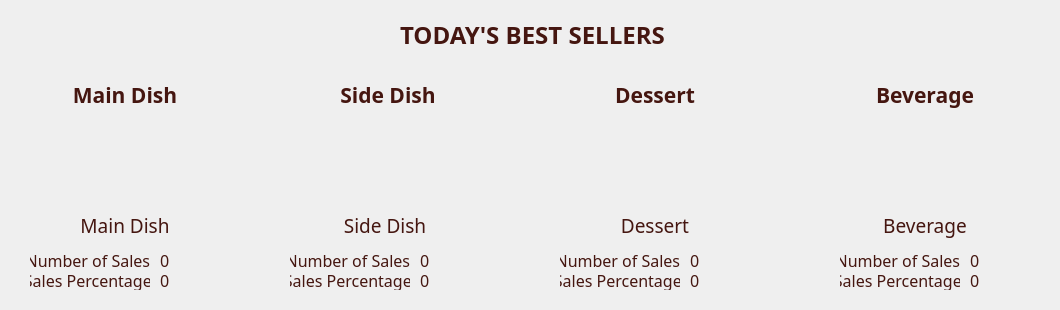
       <widget class="QWidget" name="bestSellerArea" native="true">
        <property name="geometry">
         <rect>
          <x>20</x>
          <y>430</y>
          <width>1060</width>
          <height>310</height>
         </rect>
        </property>
        <widget class="QLabel" name="label_7">
         <property name="geometry">
          <rect>
           <x>400</x>
           <y>20</y>
           <width>270</width>
           <height>30</height>
          </rect>
         </property>
         <property name="font">
          <font>
           <family>Corbel</family>
           <pointsize>18</pointsize>
           <weight>75</weight>
           <bold>true</bold>
          </font>
         </property>
         <property name="styleSheet">
          <string notr="true">color: rgb(69, 22, 16);</string>
         </property>
         <property name="text">
          <string>TODAY'S BEST SELLERS</string>
         </property>
        </widget>
        <widget class="QLabel" name="label_8">
         <property name="geometry">
          <rect>
           <x>50</x>
           <y>80</y>
           <width>150</width>
           <height>30</height>
          </rect>
         </property>
         <property name="font">
          <font>
           <family>Corbel</family>
           <pointsize>16</pointsize>
           <weight>75</weight>
           <bold>true</bold>
          </font>
         </property>
         <property name="styleSheet">
          <string notr="true">color: rgb(69, 22, 16);</string>
         </property>
         <property name="text">
          <string>Main Dish</string>
         </property>
         <property name="alignment">
          <set>Qt::AlignCenter</set>
         </property>
        </widget>
        <widget class="QLabel" name="label_9">
         <property name="geometry">
          <rect>
           <x>313</x>
           <y>80</y>
           <width>150</width>
           <height>30</height>
          </rect>
         </property>
         <property name="font">
          <font>
           <family>Corbel</family>
           <pointsize>16</pointsize>
           <weight>75</weight>
           <bold>true</bold>
          </font>
         </property>
         <property name="styleSheet">
          <string notr="true">color: rgb(69, 22, 16);</string>
         </property>
         <property name="text">
          <string>Side Dish</string>
         </property>
         <property name="alignment">
          <set>Qt::AlignCenter</set>
         </property>
        </widget>
        <widget class="QLabel" name="label_10">
         <property name="geometry">
          <rect>
           <x>580</x>
           <y>80</y>
           <width>150</width>
           <height>30</height>
          </rect>
         </property>
         <property name="font">
          <font>
           <family>Corbel</family>
           <pointsize>16</pointsize>
           <weight>75</weight>
           <bold>true</bold>
          </font>
         </property>
         <property name="styleSheet">
          <string notr="true">color: rgb(69, 22, 16);</string>
         </property>
         <property name="text">
          <string>Dessert</string>
         </property>
         <property name="alignment">
          <set>Qt::AlignCenter</set>
         </property>
        </widget>
        <widget class="QLabel" name="label_11">
         <property name="geometry">
          <rect>
           <x>850</x>
           <y>80</y>
           <width>150</width>
           <height>30</height>
          </rect>
         </property>
         <property name="font">
          <font>
           <family>Corbel</family>
           <pointsize>16</pointsize>
           <weight>75</weight>
           <bold>true</bold>
          </font>
         </property>
         <property name="styleSheet">
          <string notr="true">color: rgb(69, 22, 16);</string>
         </property>
         <property name="text">
          <string>Beverage</string>
         </property>
         <property name="alignment">
          <set>Qt::AlignCenter</set>
         </property>
        </widget>
        <widget class="QLabel" name="pic_main">
         <property name="geometry">
          <rect>
           <x>50</x>
           <y>110</y>
           <width>150</width>
           <height>110</height>
          </rect>
         </property>
         <property name="text">
          <string/>
         </property>
         <property name="pixmap">
          <pixmap>food_pics/crissy baked chicken.png</pixmap>
         </property>
         <property name="alignment">
          <set>Qt::AlignCenter</set>
         </property>
        </widget>
        <widget class="QLabel" name="pic_side">
         <property name="geometry">
          <rect>
           <x>300</x>
           <y>110</y>
           <width>150</width>
           <height>110</height>
          </rect>
         </property>
         <property name="text">
          <string/>
         </property>
         <property name="pixmap">
          <pixmap>food_pics/Chipotle Mashed Potatoes.png</pixmap>
         </property>
         <property name="alignment">
          <set>Qt::AlignCenter</set>
         </property>
        </widget>
        <widget class="QLabel" name="pic_des">
         <property name="geometry">
          <rect>
           <x>580</x>
           <y>110</y>
           <width>150</width>
           <height>110</height>
          </rect>
         </property>
         <property name="text">
          <string/>
         </property>
         <property name="pixmap">
          <pixmap>food_pics/milkshake.png</pixmap>
         </property>
         <property name="alignment">
          <set>Qt::AlignCenter</set>
         </property>
        </widget>
        <widget class="QLabel" name="pic_bev">
         <property name="geometry">
          <rect>
           <x>850</x>
           <y>110</y>
           <width>150</width>
           <height>110</height>
          </rect>
         </property>
         <property name="text">
          <string/>
         </property>
         <property name="pixmap">
          <pixmap>food_pics/orange juice.png</pixmap>
         </property>
         <property name="alignment">
          <set>Qt::AlignCenter</set>
         </property>
        </widget>
        <widget class="QLabel" name="lblMain">
         <property name="geometry">
          <rect>
           <x>20</x>
           <y>210</y>
           <width>210</width>
           <height>30</height>
          </rect>
         </property>
         <property name="font">
          <font>
           <family>Corbel</family>
           <pointsize>14</pointsize>
           <weight>50</weight>
           <bold>false</bold>
          </font>
         </property>
         <property name="styleSheet">
          <string notr="true">color: rgb(69, 22, 16);</string>
         </property>
         <property name="text">
          <string>Main Dish</string>
         </property>
         <property name="alignment">
          <set>Qt::AlignCenter</set>
         </property>
        </widget>
        <widget class="QLabel" name="lblSide">
         <property name="geometry">
          <rect>
           <x>280</x>
           <y>210</y>
           <width>210</width>
           <height>30</height>
          </rect>
         </property>
         <property name="font">
          <font>
           <family>Corbel</family>
           <pointsize>14</pointsize>
           <weight>50</weight>
           <bold>false</bold>
          </font>
         </property>
         <property name="styleSheet">
          <string notr="true">color: rgb(69, 22, 16);</string>
         </property>
         <property name="text">
          <string>Side Dish</string>
         </property>
         <property name="alignment">
          <set>Qt::AlignCenter</set>
         </property>
        </widget>
        <widget class="QLabel" name="lblDessert">
         <property name="geometry">
          <rect>
           <x>550</x>
           <y>210</y>
           <width>210</width>
           <height>30</height>
          </rect>
         </property>
         <property name="font">
          <font>
           <family>Corbel</family>
           <pointsize>14</pointsize>
           <weight>50</weight>
           <bold>false</bold>
          </font>
         </property>
         <property name="styleSheet">
          <string notr="true">color: rgb(69, 22, 16);</string>
         </property>
         <property name="text">
          <string>Dessert</string>
         </property>
         <property name="alignment">
          <set>Qt::AlignCenter</set>
         </property>
        </widget>
        <widget class="QLabel" name="lblBeverage">
         <property name="geometry">
          <rect>
           <x>820</x>
           <y>210</y>
           <width>210</width>
           <height>30</height>
          </rect>
         </property>
         <property name="font">
          <font>
           <family>Corbel</family>
           <pointsize>14</pointsize>
           <weight>50</weight>
           <bold>false</bold>
          </font>
         </property>
         <property name="styleSheet">
          <string notr="true">color: rgb(69, 22, 16);</string>
         </property>
         <property name="text">
          <string>Beverage</string>
         </property>
         <property name="alignment">
          <set>Qt::AlignCenter</set>
         </property>
        </widget>
        <widget class="QLabel" name="lblMain_2">
         <property name="geometry">
          <rect>
           <x>30</x>
           <y>250</y>
           <width>120</width>
           <height>20</height>
          </rect>
         </property>
         <property name="font">
          <font>
           <family>Corbel</family>
           <pointsize>12</pointsize>
           <weight>50</weight>
           <bold>false</bold>
          </font>
         </property>
         <property name="styleSheet">
          <string notr="true">color: rgb(69, 22, 16);</string>
         </property>
         <property name="text">
          <string>Number of Sales:</string>
         </property>
         <property name="alignment">
          <set>Qt::AlignCenter</set>
         </property>
        </widget>
        <widget class="QLabel" name="lblMain_3">
         <property name="geometry">
          <rect>
           <x>30</x>
           <y>270</y>
           <width>120</width>
           <height>20</height>
          </rect>
         </property>
         <property name="font">
          <font>
           <family>Corbel</family>
           <pointsize>12</pointsize>
           <weight>50</weight>
           <bold>false</bold>
          </font>
         </property>
         <property name="styleSheet">
          <string notr="true">color: rgb(69, 22, 16);</string>
         </property>
         <property name="text">
          <string>Sales Percentage:</string>
         </property>
         <property name="alignment">
          <set>Qt::AlignCenter</set>
         </property>
        </widget>
        <widget class="QLabel" name="lblMain_4">
         <property name="geometry">
          <rect>
           <x>290</x>
           <y>250</y>
           <width>120</width>
           <height>20</height>
          </rect>
         </property>
         <property name="font">
          <font>
           <family>Corbel</family>
           <pointsize>12</pointsize>
           <weight>50</weight>
           <bold>false</bold>
          </font>
         </property>
         <property name="styleSheet">
          <string notr="true">color: rgb(69, 22, 16);</string>
         </property>
         <property name="text">
          <string>Number of Sales:</string>
         </property>
         <property name="alignment">
          <set>Qt::AlignCenter</set>
         </property>
        </widget>
        <widget class="QLabel" name="lblMain_5">
         <property name="geometry">
          <rect>
           <x>290</x>
           <y>270</y>
           <width>120</width>
           <height>20</height>
          </rect>
         </property>
         <property name="font">
          <font>
           <family>Corbel</family>
           <pointsize>12</pointsize>
           <weight>50</weight>
           <bold>false</bold>
          </font>
         </property>
         <property name="styleSheet">
          <string notr="true">color: rgb(69, 22, 16);</string>
         </property>
         <property name="text">
          <string>Sales Percentage:</string>
         </property>
         <property name="alignment">
          <set>Qt::AlignCenter</set>
         </property>
        </widget>
        <widget class="QLabel" name="lblMain_6">
         <property name="geometry">
          <rect>
           <x>560</x>
           <y>250</y>
           <width>120</width>
           <height>20</height>
          </rect>
         </property>
         <property name="font">
          <font>
           <family>Corbel</family>
           <pointsize>12</pointsize>
           <weight>50</weight>
           <bold>false</bold>
          </font>
         </property>
         <property name="styleSheet">
          <string notr="true">color: rgb(69, 22, 16);</string>
         </property>
         <property name="text">
          <string>Number of Sales:</string>
         </property>
         <property name="alignment">
          <set>Qt::AlignCenter</set>
         </property>
        </widget>
        <widget class="QLabel" name="lblMain_7">
         <property name="geometry">
          <rect>
           <x>560</x>
           <y>270</y>
           <width>120</width>
           <height>20</height>
          </rect>
         </property>
         <property name="font">
          <font>
           <family>Corbel</family>
           <pointsize>12</pointsize>
           <weight>50</weight>
           <bold>false</bold>
          </font>
         </property>
         <property name="styleSheet">
          <string notr="true">color: rgb(69, 22, 16);</string>
         </property>
         <property name="text">
          <string>Sales Percentage:</string>
         </property>
         <property name="alignment">
          <set>Qt::AlignCenter</set>
         </property>
        </widget>
        <widget class="QLabel" name="lblMain_8">
         <property name="geometry">
          <rect>
           <x>840</x>
           <y>250</y>
           <width>120</width>
           <height>20</height>
          </rect>
         </property>
         <property name="font">
          <font>
           <family>Corbel</family>
           <pointsize>12</pointsize>
           <weight>50</weight>
           <bold>false</bold>
          </font>
         </property>
         <property name="styleSheet">
          <string notr="true">color: rgb(69, 22, 16);</string>
         </property>
         <property name="text">
          <string>Number of Sales:</string>
         </property>
         <property name="alignment">
          <set>Qt::AlignCenter</set>
         </property>
        </widget>
        <widget class="QLabel" name="lblMain_9">
         <property name="geometry">
          <rect>
           <x>840</x>
           <y>270</y>
           <width>120</width>
           <height>20</height>
          </rect>
         </property>
         <property name="font">
          <font>
           <family>Corbel</family>
           <pointsize>12</pointsize>
           <weight>50</weight>
           <bold>false</bold>
          </font>
         </property>
         <property name="styleSheet">
          <string notr="true">color: rgb(69, 22, 16);</string>
         </property>
         <property name="text">
          <string>Sales Percentage:</string>
         </property>
         <property name="alignment">
          <set>Qt::AlignCenter</set>
         </property>
        </widget>
        <widget class="QLabel" name="main_qtty">
         <property name="geometry">
          <rect>
           <x>160</x>
           <y>250</y>
           <width>40</width>
           <height>20</height>
          </rect>
         </property>
         <property name="font">
          <font>
           <family>Corbel</family>
           <pointsize>12</pointsize>
           <weight>50</weight>
           <bold>false</bold>
          </font>
         </property>
         <property name="styleSheet">
          <string notr="true">color: rgb(69, 22, 16);</string>
         </property>
         <property name="text">
          <string>0</string>
         </property>
         <property name="alignment">
          <set>Qt::AlignLeading|Qt::AlignLeft|Qt::AlignVCenter</set>
         </property>
        </widget>
        <widget class="QLabel" name="main_sp">
         <property name="geometry">
          <rect>
           <x>160</x>
           <y>270</y>
           <width>70</width>
           <height>20</height>
          </rect>
         </property>
         <property name="font">
          <font>
           <family>Corbel</family>
           <pointsize>12</pointsize>
           <weight>50</weight>
           <bold>false</bold>
          </font>
         </property>
         <property name="styleSheet">
          <string notr="true">color: rgb(69, 22, 16);</string>
         </property>
         <property name="text">
          <string>0</string>
         </property>
         <property name="alignment">
          <set>Qt::AlignLeading|Qt::AlignLeft|Qt::AlignVCenter</set>
         </property>
        </widget>
        <widget class="QLabel" name="main_sp_2">
         <property name="geometry">
          <rect>
           <x>420</x>
           <y>270</y>
           <width>70</width>
           <height>20</height>
          </rect>
         </property>
         <property name="font">
          <font>
           <family>Corbel</family>
           <pointsize>12</pointsize>
           <weight>50</weight>
           <bold>false</bold>
          </font>
         </property>
         <property name="styleSheet">
          <string notr="true">color: rgb(69, 22, 16);</string>
         </property>
         <property name="text">
          <string>0</string>
         </property>
         <property name="alignment">
          <set>Qt::AlignLeading|Qt::AlignLeft|Qt::AlignVCenter</set>
         </property>
        </widget>
        <widget class="QLabel" name="main_qtty_2">
         <property name="geometry">
          <rect>
           <x>420</x>
           <y>250</y>
           <width>40</width>
           <height>20</height>
          </rect>
         </property>
         <property name="font">
          <font>
           <family>Corbel</family>
           <pointsize>12</pointsize>
           <weight>50</weight>
           <bold>false</bold>
          </font>
         </property>
         <property name="styleSheet">
          <string notr="true">color: rgb(69, 22, 16);</string>
         </property>
         <property name="text">
          <string>0</string>
         </property>
         <property name="alignment">
          <set>Qt::AlignLeading|Qt::AlignLeft|Qt::AlignVCenter</set>
         </property>
        </widget>
        <widget class="QLabel" name="main_sp_3">
         <property name="geometry">
          <rect>
           <x>690</x>
           <y>270</y>
           <width>70</width>
           <height>20</height>
          </rect>
         </property>
         <property name="font">
          <font>
           <family>Corbel</family>
           <pointsize>12</pointsize>
           <weight>50</weight>
           <bold>false</bold>
          </font>
         </property>
         <property name="styleSheet">
          <string notr="true">color: rgb(69, 22, 16);</string>
         </property>
         <property name="text">
          <string>0</string>
         </property>
         <property name="alignment">
          <set>Qt::AlignLeading|Qt::AlignLeft|Qt::AlignVCenter</set>
         </property>
        </widget>
        <widget class="QLabel" name="main_qtty_3">
         <property name="geometry">
          <rect>
           <x>690</x>
           <y>250</y>
           <width>40</width>
           <height>20</height>
          </rect>
         </property>
         <property name="font">
          <font>
           <family>Corbel</family>
           <pointsize>12</pointsize>
           <weight>50</weight>
           <bold>false</bold>
          </font>
         </property>
         <property name="styleSheet">
          <string notr="true">color: rgb(69, 22, 16);</string>
         </property>
         <property name="text">
          <string>0</string>
         </property>
         <property name="alignment">
          <set>Qt::AlignLeading|Qt::AlignLeft|Qt::AlignVCenter</set>
         </property>
        </widget>
        <widget class="QLabel" name="main_sp_4">
         <property name="geometry">
          <rect>
           <x>970</x>
           <y>270</y>
           <width>70</width>
           <height>20</height>
          </rect>
         </property>
         <property name="font">
          <font>
           <family>Corbel</family>
           <pointsize>12</pointsize>
           <weight>50</weight>
           <bold>false</bold>
          </font>
         </property>
         <property name="styleSheet">
          <string notr="true">color: rgb(69, 22, 16);</string>
         </property>
         <property name="text">
          <string>0</string>
         </property>
         <property name="alignment">
          <set>Qt::AlignLeading|Qt::AlignLeft|Qt::AlignVCenter</set>
         </property>
        </widget>
        <widget class="QLabel" name="main_qtty_4">
         <property name="geometry">
          <rect>
           <x>970</x>
           <y>250</y>
           <width>40</width>
           <height>20</height>
          </rect>
         </property>
         <property name="font">
          <font>
           <family>Corbel</family>
           <pointsize>12</pointsize>
           <weight>50</weight>
           <bold>false</bold>
          </font>
         </property>
         <property name="styleSheet">
          <string notr="true">color: rgb(69, 22, 16);</string>
         </property>
         <property name="text">
          <string>0</string>
         </property>
         <property name="alignment">
          <set>Qt::AlignLeading|Qt::AlignLeft|Qt::AlignVCenter</set>
         </property>
        </widget>
       </widget>
